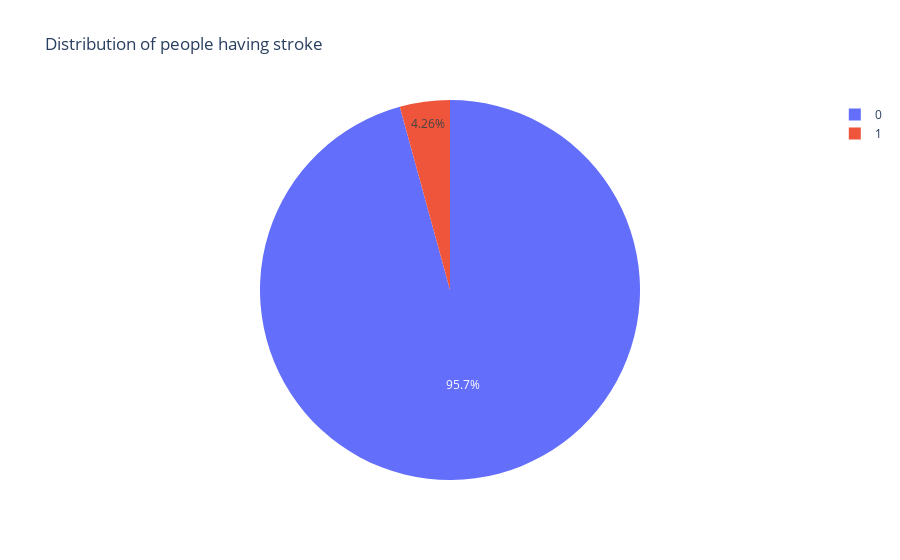

The notebook cell this image was saved under:
### Code cell
value_viz('stroke','Distribution of people having stroke')

### Figure 1 — Plotly figure (JSON) as saved in the notebook; plotly's stock layout.template omitted (floating-point values rounded to 4 significant figures; data arrays with more than 128 entries replaced by an {"elided": "..."} marker saying what was removed)
{"data": [{"domain": {"x": [0, 1], "y": [0, 1]}, "hovertemplate": "stroke=%{label}<extra></extra>", "labels": {"elided": "4909 int values"}, "legendgroup": "", "name": "", "showlegend": true, "type": "pie"}], "layout": {"legend": {"tracegroupgap": 0}, "title": {"text": "Distribution of people having stroke"}}}
